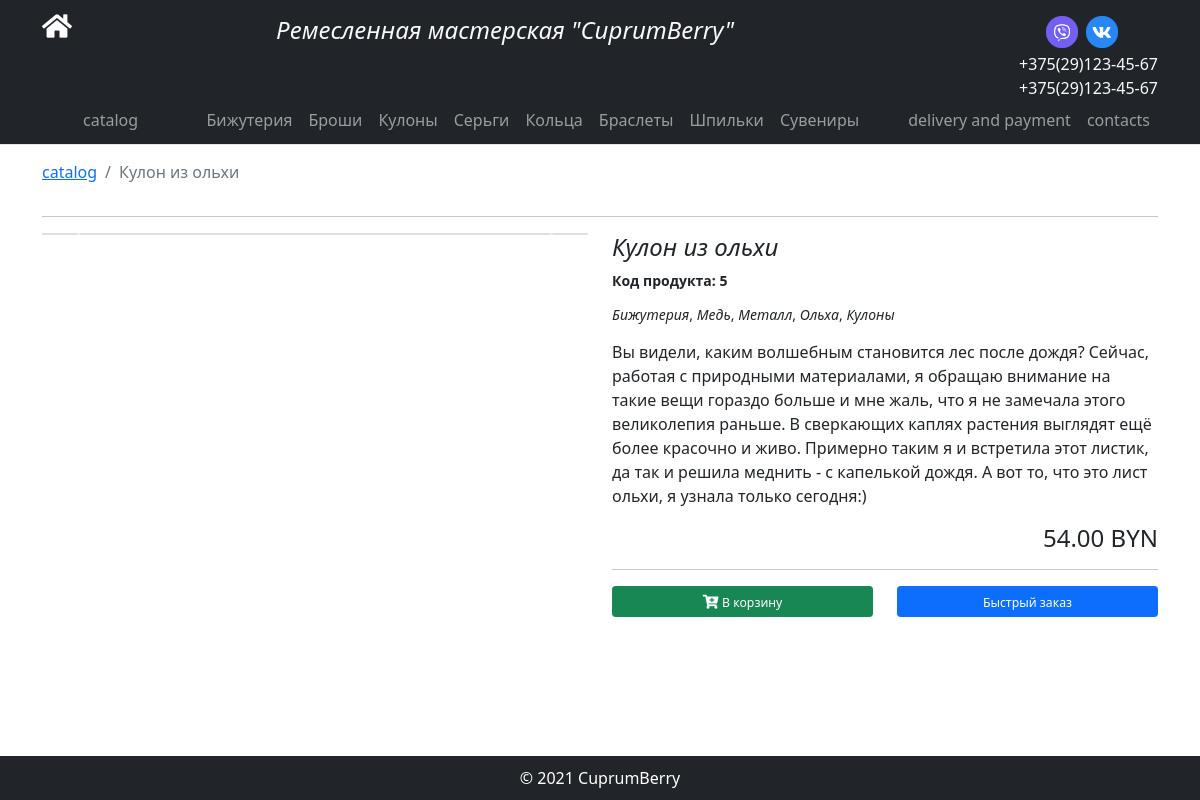
The app's page /catalog/bizhuteriya/-5, older data.
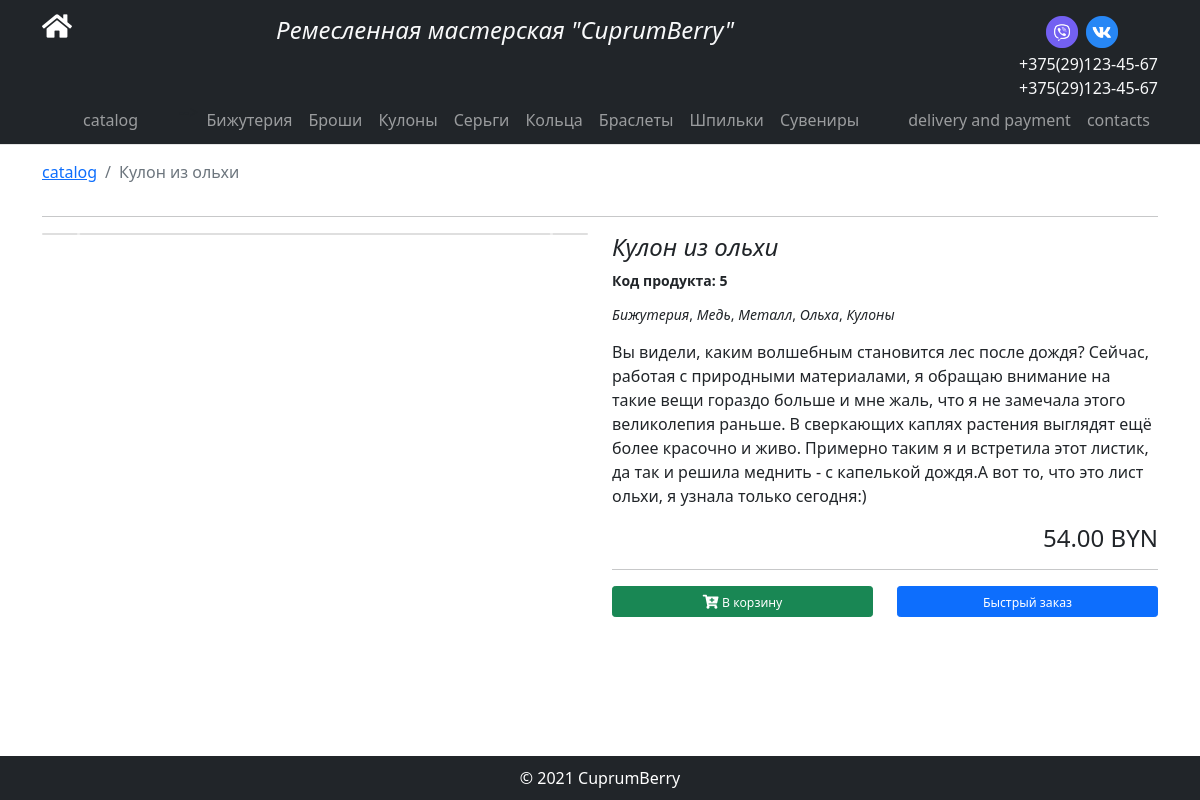
The same page, newer data.
### core/models.py (models this page shows, shortened)
class SeoPage(models.Model):
    url: str = models.CharField(max_length=255, blank=True, null=True)
    page_title: str = models.CharField(max_length=255, blank=True, null=True)
    page_description: str = models.CharField(max_length=1024, blank=True, null=True)
    page_keywords: str = models.CharField(max_length=1024, blank=True, null=True)
    page_h1: str = models.CharField(max_length=128, blank=True, null=True)
    deleted: bool = models.BooleanField(default=False)
    class Meta:
        abstract = True

class Product(SeoPage):
    id: int = models.IntegerField(primary_key=True)
    name: str = models.CharField(max_length=36)
    short_description: str = models.CharField(max_length=1024, blank=True, null=True)
    long_description: str = models.CharField(max_length=4096, blank=True, null=True)
    price = models.DecimalField(max_digits=10, decimal_places=2, blank=True, null=True)
    actual_price = models.DecimalField(max_digits=10, decimal_places=2, blank=True, null=True)
    categories: [Category] = models.ManyToManyField(Category)
    main_image: Image = models.OneToOneField(Image, related_name='main_image', on_delete=models.CASCADE, blank=True, null=True)
    images: [Image] = models.ManyToManyField(Image)
    created_datetime: datetime = models.DateTimeField(default=now)
    created_by_id: int = models.IntegerField(default=-1)

### core/views.py (the view)
# urls.py: url('^catalog/(?P<category_ids>[a-zA-Z0-9\\-/]*)/(?:(?P<url>.+)-(?P<pk>\\d+)?)$', ProductView.as_view()),
class ProductView(DetailView):
    template_name = 'catalog/product/product.html'
    context_object_name = 'product'
    model = Product
    def get_context_data(self, **kwargs):
        context: dict = super(ProductView, self).get_context_data(**kwargs)
        categories: [Category] = []
        category_ids: str = self.kwargs.get('category_ids')
        if category_ids is not None:
            for category_id in category_ids.split('/'):
                categories.append(get_object_or_404(Category, pk=category_id))
        context['categories'] = categories
        context['images'] = self.object.images.all()
        return context
    def get_queryset(self, queryset=None):
        qs = super().get_queryset()
        return qs.filter(Q(deleted=False))

### core/templates/catalog/product/product.html (shortened to what this page needs)
{% extends "layout/template.html" %}
{% load i18n %}
{% block content %}
<div class="row">
    <div class="row">
        <nav aria-label="breadcrumb">
            <ol class="breadcrumb">
                <li class="breadcrumb-item">
                    <a href="{% url 'core:catalog' %}">{% translate "catalog" %}</a>
                </li>
                <li class="breadcrumb-item active" aria-current="page">
                    {{ product.name }}
                </li>
            </ol>
        </nav>
    </div>
    <div class="col-12">
        <hr/>
    </div>
    <div class="col-md-6 mb-2">
        <div class="card">
            <div class="carousel-thumbnails-wrapper">
                <button class="carousel-control-prev" type="button" data-bs-target="#productCarouselIndicators"
                        data-bs-slide="prev">
                    <span class="carousel-control-prev-icon" aria-hidden="true"></span>
                </button>
                <button class="carousel-control-next" type="button" data-bs-target="#productCarouselIndicators"
                        data-bs-slide="next">
                    <span class="carousel-control-next-icon" aria-hidden="true"></span>
                </button>
            </div>
        </div>
    </div>
    <div class="col-6">
        <div class="row">
            <div class="col-12">
                <h1 class="h1 fst-italic">
                    {% block h1 %}
                        {% if product.page_h1 %}
                            {{ product.page_h1 }}
                        {% else %}
                            {{ product.name }}
                        {% endif %}
                    {% endblock %}
                </h1>
            </div>
            <div class="col-12">
                <p class="fw-bold small mr-4">Код продукта: {{ product.id }}</p>
            </div>
            <div class="col-12">
                <h2 class="small">
                    {% for category in product.categories.all %}
                        <em>{{ category.name }}</em>{% if not forloop.last %}, {% endif %}
                    {% endfor %}</p>
                </h2>
            </div>
            <div class="col-12">
                <p>{{ product.short_description }}</p>
            </div>
            <div class="col-12 text-end">
                {% if product.actual_price %}
                <div>
                    <strong class="h1">{{ product.actual_price }} BYN</strong>
                </div>
                <div>
                    <del class="h3">{{ product.price }} BYN</del>
                </div>
                {% else %}
                <div>
                    <strong class="h1">{{ product.price }} BYN</strong>
                </div>
                {% endif %}
            </div>
            <div class="col-12">
                <hr/>
            </div>
            <div class="col-12 mb-2">
                <div class="row">
                    <div class="d-grid gap-2 col-6 mx-auto">
                        <button id="addToCartButton" type="button" onclick="console.log({{ product.id }})"
                                class="btn btn-success btn-sm">
                            <span class="fa fa-cart-plus"></span>
                            <span class="small">В корзину</span>
                        </button>
                    </div>
                    <div class="d-grid gap-2 col-6 mx-auto">
                        <button id="quickOrderButton"
                                type="button"
                                class="btn btn-primary btn-sm"
                                data-bs-toggle="modal"
                                data-bs-target="#quickOrderModal"
                                onclick="prepareQuickOrder({{ product.id }}, '{{ product.name }}', '{{ product.main_image.image.url }}')">
                            <span class="small">Быстрый заказ</span>
                        </button>
                    </div>
                </div>
            </div>
        </div>
    </div>
</div>
{% include "catalog/quick-order.html" %}
{% endblock %}

Row changes from the older to the newer data that the page shows:
changed Product "Кулон из ольхи": short_description "…меднить - с капелькой дождя. А вот то, что это…" → "…меднить - с капелькой дождя.А вот то, что это…"
